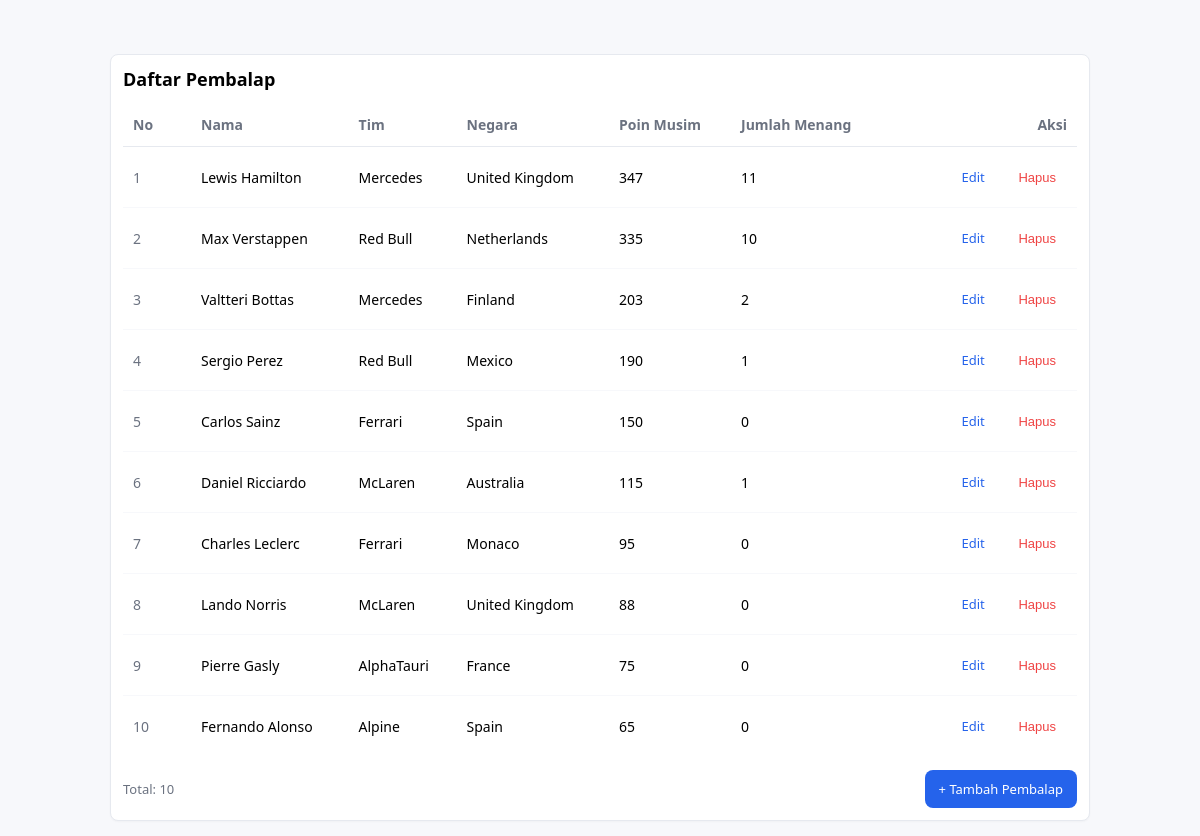
Page /project/index.php on the committed database.
### tables this page shows
CREATE TABLE IF NOT EXISTS pembalap (
    id INT AUTO_INCREMENT PRIMARY KEY,
    nama VARCHAR(255) NOT NULL,
    tim_id INT NOT NULL,
    negara VARCHAR(255) NOT NULL,
    poinMusim INT DEFAULT 0,
    jumlahMenang INT DEFAULT 0,
    FOREIGN KEY (tim_id) REFERENCES tim(id)
);

CREATE TABLE IF NOT EXISTS tim (
    id INT AUTO_INCREMENT PRIMARY KEY,
    nama VARCHAR(255) NOT NULL,
    tahun_berdiri INT NOT NULL
);

### project/presenters/PresenterPembalap.php (called while the page is built, shortened)
<?php
include_once(__DIR__ . "/KontrakPresenter.php");
include_once(__DIR__ . "/../models/TabelTim.php");
include_once(__DIR__ . "/../models/Pembalap.php");
include_once(__DIR__ . "/../models/TabelPembalap.php");
include_once(__DIR__ . "/../views/ViewPembalap.php");
class PresenterPembalap implements KontrakPresenter
{
    private $tabelTim;
    private $tabelPembalap;
    private $viewPembalap;
    private $listPembalap = [];
    public function __construct($tabelTim, $tabelPembalap, $viewPembalap)
    {
        $this->tabelTim = $tabelTim;
        $this->tabelPembalap = $tabelPembalap;
        $this->viewPembalap = $viewPembalap;
        $this->initListTim();
        $this->initListPembalap();
    }
    public function initListTim()
    {
        $data = $this->tabelTim->getAllData();
        foreach ($data as $item) {
            $tim = new Tim(
                $item['id'],
                $item['nama'],
                $item['tahun_berdiri']
            );
        }
    }
    public function initListPembalap()
    {
        $data = $this->tabelPembalap->getAllData();
        $this->listPembalap = [];
        foreach ($data as $item) {
            $pembalap = new Pembalap(
                $item['id'],
                $item['nama'],
                $item['tim_nama'],
                $item['negara'],
                $item['poinMusim'],
                $item['jumlahMenang'],
            );
            $this->listPembalap[] = $pembalap;
        }
    }
    public function render(): string
    {
        return $this->viewPembalap->tampilList($this->listPembalap);
    }
}
?>

### project/models/Pembalap.php (called while the page is built, shortened)
<?php
class Pembalap{
    private $id;
    private $nama;
    private $tim;
    private $negara;
    private $poinMusim;
    private $jumlahMenang;
    public function __construct($id, $nama, $tim, $negara, $poinMusim, $jumlahMenang){
        $this->id = $id;
        $this->nama = $nama;
        $this->tim = $tim;
        $this->negara = $negara;
        $this->poinMusim = $poinMusim;
        $this->jumlahMenang = $jumlahMenang;
    }
    public function getId(){
        return $this->id;
    }
    public function getNama(){
        return $this->nama;
    }
    public function getTim(){
        return $this->tim;
    }
    public function getNegara(){
        return $this->negara;
    }
    public function getPoinMusim(){
        return $this->poinMusim;
    }
    public function getJumlahMenang(){
        return $this->jumlahMenang;
    }
}
?>

### project/models/DB.php (called while the page is built, shortened)
<?php
class DB{
    private $host = "localhost";
    private $db_name = "";
    private $username = "";
    private $password = "";
    private $conn;
    private $result;
    function __construct($host, $db_name, $username, $password) {
        $this->host = $host;
        $this->db_name = $db_name;
        $this->username = $username;
        $this->password = $password;
        $this->conn = $this->connect();
    }
    public function connect() {
        $conn = null;
        try {
            $dsn = "mysql:host={$this->host};dbname={$this->db_name};charset=utf8mb4";
            $options = [
                PDO::ATTR_ERRMODE => PDO::ERRMODE_EXCEPTION,
                PDO::ATTR_DEFAULT_FETCH_MODE => PDO::FETCH_ASSOC,
                PDO::ATTR_EMULATE_PREPARES => false,
            ];
            $conn = new PDO($dsn, $this->username, $this->password, $options);
        } catch (PDOException $exception) {
            throw new RuntimeException("Koneksi gagal: " . $exception->getMessage(), 0, $exception);
        }
        return $conn;
    }
    public function executeQuery($query, $params = []) {
        try {
            $stmt = $this->conn->prepare($query);
            $stmt->execute($params);
            $this->result = $stmt;
            return $stmt;
        } catch (PDOException $e) {
            throw new RuntimeException('Query gagal: ' . $e->getMessage(), 0, $e);
        }
    }
    public function getAllResult() {
        return $this->result->fetchAll(PDO::FETCH_ASSOC);
    }
}
?>

### project/models/TabelPembalap.php (called while the page is built, shortened)
<?php
include_once ("models/DB.php");
class TabelPembalap extends DB implements KontrakModel {
    public function getAllData(): array {
        $query = "SELECT pembalap.id, pembalap.nama, pembalap.tim_id, tim.nama AS tim_nama, pembalap.negara, pembalap.poinMusim, pembalap.jumlahMenang
                  FROM pembalap
                  INNER JOIN tim ON pembalap.tim_id = tim.id";
        $this->executeQuery($query);
        return $this->getAllResult();
    }
}
?>

### project/models/TabelTim.php (called while the page is built, shortened)
<?php
include_once ("models/DB.php");
class TabelTim extends DB implements KontrakModel {
    public function getAllData(): array {
        $query = "SELECT *
                  FROM tim";
        $this->executeQuery($query);
        return $this->getAllResult();
    }
}
?>

### project/views/ViewPembalap.php (the view, shortened to what this page needs)
<?php
class ViewPembalap implements KontrakView {
    public function tampilList($listPembalap): string {
        $tbody = '';
        $no = 1;
        foreach($listPembalap as $pembalap){
            $tbody .= '<tr>';
            $tbody .= '<td class="col-id">'. $no .'</td>';
            $tbody .= '<td>'. htmlspecialchars($pembalap->getNama()) .'</td>';
            $tbody .= '<td>'. htmlspecialchars($pembalap->getTim()) .'</td>';
            $tbody .= '<td>'. htmlspecialchars($pembalap->getNegara()) .'</td>';
            $tbody .= '<td>'. htmlspecialchars($pembalap->getPoinMusim()) .'</td>';
            $tbody .= '<td>'. htmlspecialchars($pembalap->getJumlahMenang()) .'</td>';
            $tbody .= '<td class="col-actions">
                    <a href="index.php?screen=edit&id='. $pembalap->getId() .'" class="btn btn-edit">Edit</a>
                    <button data-id="'. $pembalap->getId() .'" class="btn btn-delete">Hapus</button>
                  </td>';
            $tbody .= '</tr>';
            $no++;
        }
        $templatePath = __DIR__ . '/../template/listPembalap.html';
        if (file_exists($templatePath)) {
            $template = file_get_contents($templatePath);
            $template = str_replace('', $tbody, $template);
            $total = count($listPembalap);
            $template = str_replace('Total:', 'Total: ' . $total, $template);
            return $template;
        }
        return $tbody;
    }
}
?>

### project/index.php (shortened to what this page needs)
<?php
include_once("models/DB.php");
include("models/TabelTim.php");
include("models/TabelPembalap.php");
include("views/ViewPembalap.php");
include("presenters/PresenterPembalap.php");
$tabelTim = new TabelTim('localhost', 'tp9_mvp25', 'root', '');
$tabelPembalap = new TabelPembalap('localhost', 'tp9_mvp25', 'root', '');
$viewPembalap = new ViewPembalap();
$presenter = null;
$tableName = "pembalap";
switch ($tableName) {
    case "pembalap":
        $presenter = new PresenterPembalap($tabelTim, $tabelPembalap, $viewPembalap);
        break;
}
if(isset($_GET['screen'])){
    if($_GET['screen'] == 'add'){
        $formHtml = $presenter->renderForm();
        echo $formHtml;
    }
    else if($_GET['screen'] == 'edit' && isset($_GET['id'])){
        $formHtml = $presenter->renderForm($_GET['id']);
        echo $formHtml;
    }
} else{
    $html = $presenter->render();
    echo $html;
}
?>

### rows in the picture
pembalap: nama "Lewis Hamilton", tim.nama "Mercedes", negara "United Kingdom", poinMusim "347", jumlahMenang "11"
pembalap: nama "Max Verstappen", tim.nama "Red Bull", negara "Netherlands", poinMusim "335", jumlahMenang "10"
pembalap: nama "Valtteri Bottas", tim.nama "Mercedes", negara "Finland", poinMusim "203", jumlahMenang "2"
pembalap: nama "Sergio Perez", tim.nama "Red Bull", negara "Mexico", poinMusim "190", jumlahMenang "1"
pembalap: nama "Carlos Sainz", tim.nama "Ferrari", negara "Spain", poinMusim "150", jumlahMenang "0"
pembalap: nama "Daniel Ricciardo", tim.nama "McLaren", negara "Australia", poinMusim "115", jumlahMenang "1"
pembalap: nama "Charles Leclerc", tim.nama "Ferrari", negara "Monaco", poinMusim "95", jumlahMenang "0"
pembalap: nama "Lando Norris", tim.nama "McLaren", negara "United Kingdom", poinMusim "88", jumlahMenang "0"
pembalap: nama "Pierre Gasly", tim.nama "AlphaTauri", negara "France", poinMusim "75", jumlahMenang "0"
pembalap: nama "Fernando Alonso", tim.nama "Alpine", negara "Spain", poinMusim "65", jumlahMenang "0"

### other values in the picture
$html "Daftar Pembalap No Nama Tim Negara Poin Musim Jumlah Menang Aksi Total: 10 + Tambah Pembalap"
